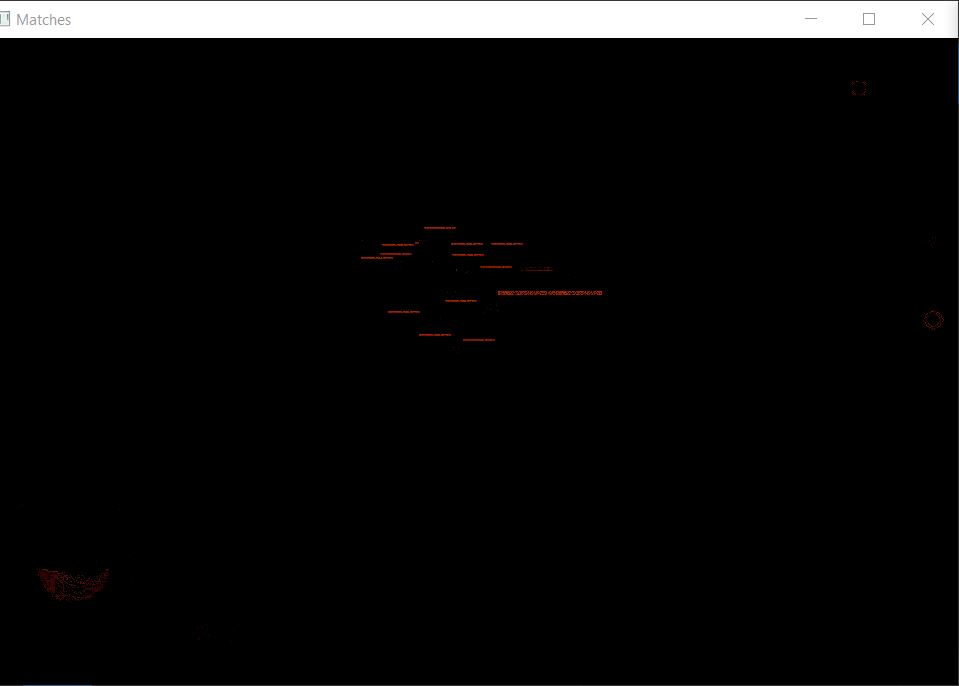
#> input picture images/3.JPG, 959 x 686 px
$ python -i vision.py   (imports and definitions only)
#> lines starting #> are read from the running program, lines starting #| are printed output that depends on the picture; after the words box and inside, x2 and y2 are one past the last pixel; in counts of white or black regions, pixels touching at a corner belong together
#> further down, picture is the input picture: shape (686, 959, 3); mean B, G, R 14, 14, 14.2
### hsvfilter.py

# custom data structure to hold the state of an HSV filter
class HsvFilter:

    def __init__(self, hMin=None, sMin=None, vMin=None, hMax=None, sMax=None, vMax=None,
                    sAdd=None, sSub=None, vAdd=None, vSub=None):
        self.hMin = hMin
        self.sMin = sMin
        self.vMin = vMin
        self.hMax = hMax
        self.sMax = sMax
        self.vMax = vMax
        self.sAdd = sAdd
        self.sSub = sSub
        self.vAdd = vAdd
        self.vSub = vSub

### vision.py
import cv2 as cv
import numpy as np
from hsvfilter import HsvFilter


class Vision:
    # constants
    TRACKBAR_WINDOW = "Trackbars"

    # properties
    method = None

    # constructor
    def __init__(self, method=cv.TM_CCOEFF_NORMED):

        # There are 6 methods to choose from:
        # TM_CCOEFF, TM_CCOEFF_NORMED, TM_CCORR, TM_CCORR_NORMED, TM_SQDIFF, TM_SQDIFF_NORMED
        self.method = method


    # [124 lines left out: functions find, get_click_points, draw_rectangles, draw_crosshairs, init_control_gui, not called in this run]

    # returns an HSV filter object based on the control GUI values
    def get_hsv_filter_from_controls(self):
        # Get current positions of all trackbars
        hsv_filter = HsvFilter()
        hsv_filter.hMin = cv.getTrackbarPos('HMin', self.TRACKBAR_WINDOW)
        hsv_filter.sMin = cv.getTrackbarPos('SMin', self.TRACKBAR_WINDOW)
        hsv_filter.vMin = cv.getTrackbarPos('VMin', self.TRACKBAR_WINDOW)
        hsv_filter.hMax = cv.getTrackbarPos('HMax', self.TRACKBAR_WINDOW)
        hsv_filter.sMax = cv.getTrackbarPos('SMax', self.TRACKBAR_WINDOW)
        hsv_filter.vMax = cv.getTrackbarPos('VMax', self.TRACKBAR_WINDOW)
        hsv_filter.sAdd = cv.getTrackbarPos('SAdd', self.TRACKBAR_WINDOW)
        hsv_filter.sSub = cv.getTrackbarPos('SSub', self.TRACKBAR_WINDOW)
        hsv_filter.vAdd = cv.getTrackbarPos('VAdd', self.TRACKBAR_WINDOW)
        hsv_filter.vSub = cv.getTrackbarPos('VSub', self.TRACKBAR_WINDOW)
        return hsv_filter

    # given an image and an HSV filter, apply the filter and return the resulting image.
    # if a filter is not supplied, the control GUI trackbars will be used
    def apply_hsv_filter(self, original_image, hsv_filter=None):
        # convert image to HSV
        hsv = cv.cvtColor(original_image, cv.COLOR_BGR2HSV)
#> hsv: shape (686, 959, 3); mean H, S, V 1.6, 6.2, 14.3

        # if we haven't been given a defined filter, use the filter values from the GUI
        if not hsv_filter:
            hsv_filter = self.get_hsv_filter_from_controls()

        # add/subtract saturation and value
        h, s, v = cv.split(hsv)
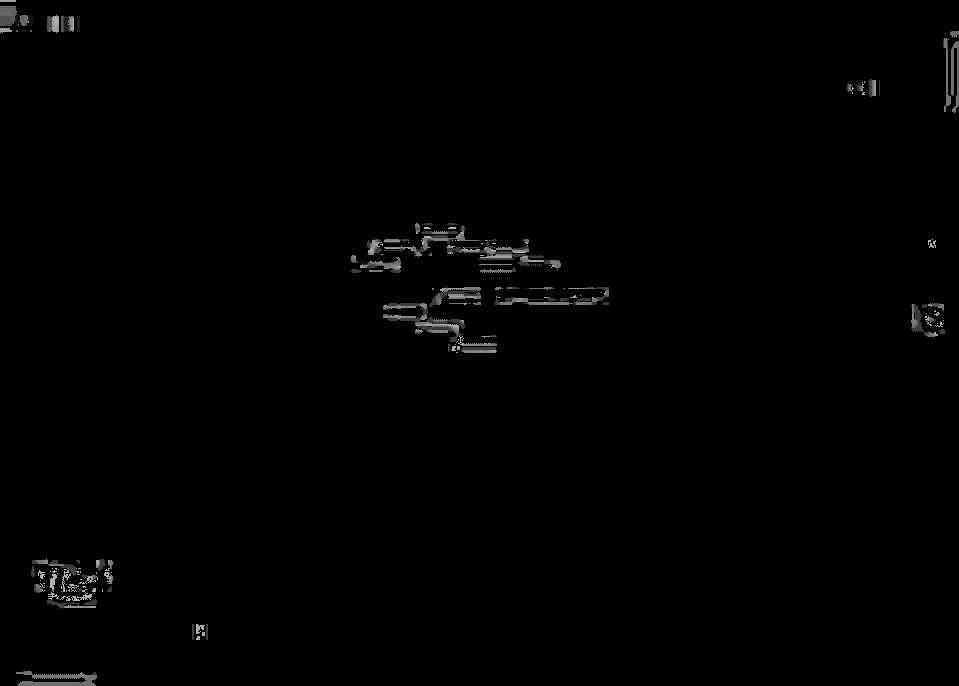
#> h: shape (686, 959); min 0, max 179, mean 1.6
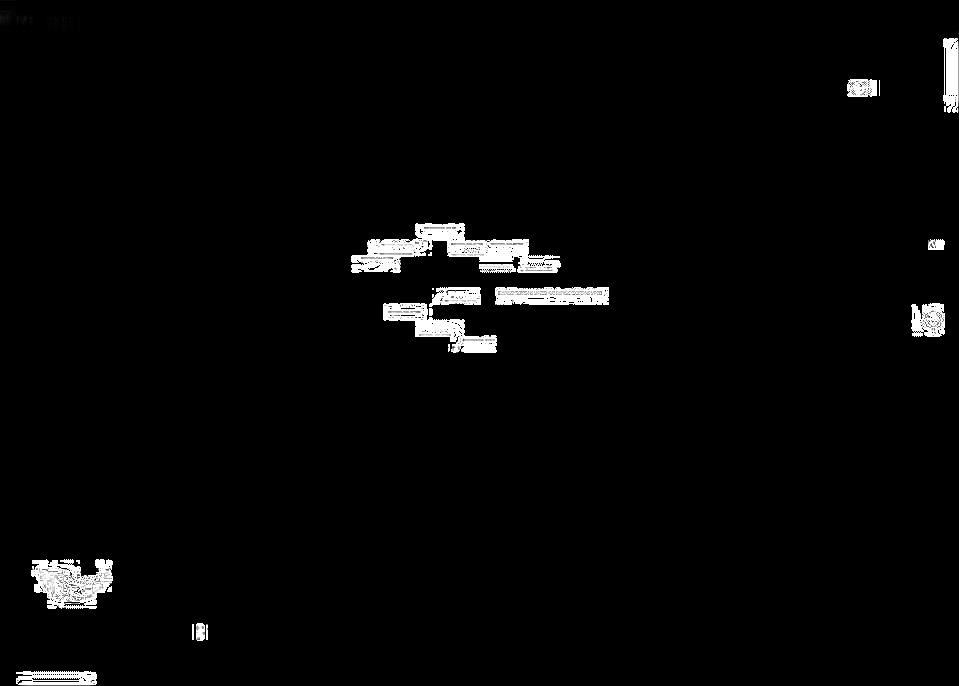
#> s: shape (686, 959); min 0, max 255, mean 6.2
        s = self.shift_channel(s, hsv_filter.sAdd)
        s = self.shift_channel(s, -hsv_filter.sSub)
        v = self.shift_channel(v, hsv_filter.vAdd)
        v = self.shift_channel(v, -hsv_filter.vSub)
        hsv = cv.merge([h, s, v])

        # Set minimum and maximum HSV values to display
        lower = np.array([hsv_filter.hMin, hsv_filter.sMin, hsv_filter.vMin])
        upper = np.array([hsv_filter.hMax, hsv_filter.sMax, hsv_filter.vMax])
        # Apply the thresholds
        mask = cv.inRange(hsv, lower, upper)
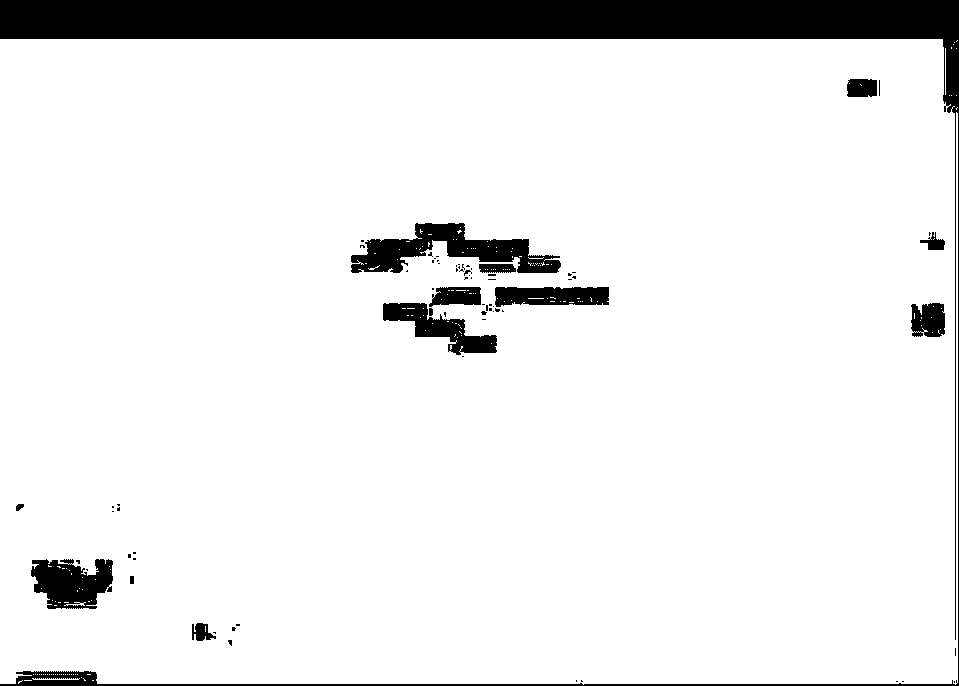
#> mask: shape (686, 959); 91.2% white; 75 black regions (60 under 20 px), largest, box (x1, y1, x2, y2) and area: (0, 0, 959, 686) 42316, (351, 223, 561, 273) 4806, (31, 559, 113, 609) 2950
        result = cv.bitwise_and(hsv, hsv, mask=mask)
#> result: shape (686, 959, 3); every value is 0

        # convert back to BGR for imshow() to display it properly
        img = cv.cvtColor(result, cv.COLOR_HSV2BGR)

        return img

    # apply adjustments to an HSV channel
    # https://stackoverflow.com/questions/49697363/shifting-hsv-pixel-values-in-python-using-numpy
    def shift_channel(self, c, amount):
        if amount > 0:
            lim = 255 - amount
            c[c >= lim] = 255
            c[c < lim] += amount
        elif amount < 0:
            amount = -amount
            lim = amount
            c[c <= lim] = 0
            c[c > lim] -= amount
        return c

>>> import cv2
>>> picture = cv2.imread('images/3.JPG')
>>> result = Vision().apply_hsv_filter(picture)

$ run again, on images/6.JPG
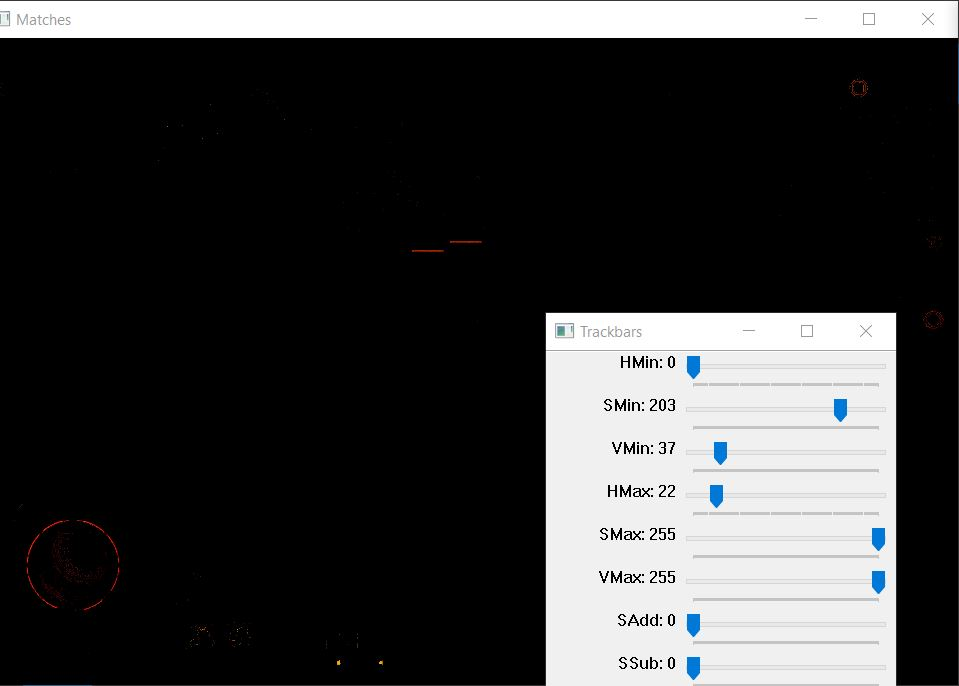
#> input picture images/6.JPG, 959 x 686 px
#> picture is the input picture: shape (686, 959, 3); mean B, G, R 60.5, 60.2, 60
#> hsv: shape (686, 959, 3); mean H, S, V 2.5, 6.8, 60.7
#> in apply_hsv_filter, `h, s, v = cv.split(hsv)`:
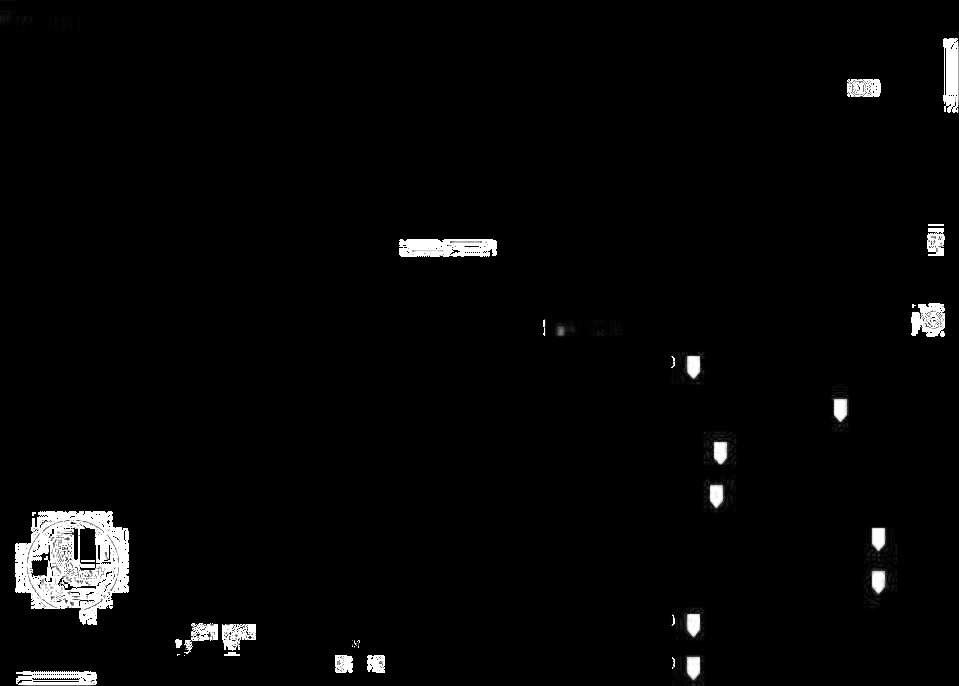
#> s: shape (686, 959); min 0, max 255, mean 6.8
#> in apply_hsv_filter, `mask = cv.inRange(hsv, lower, upper)`:
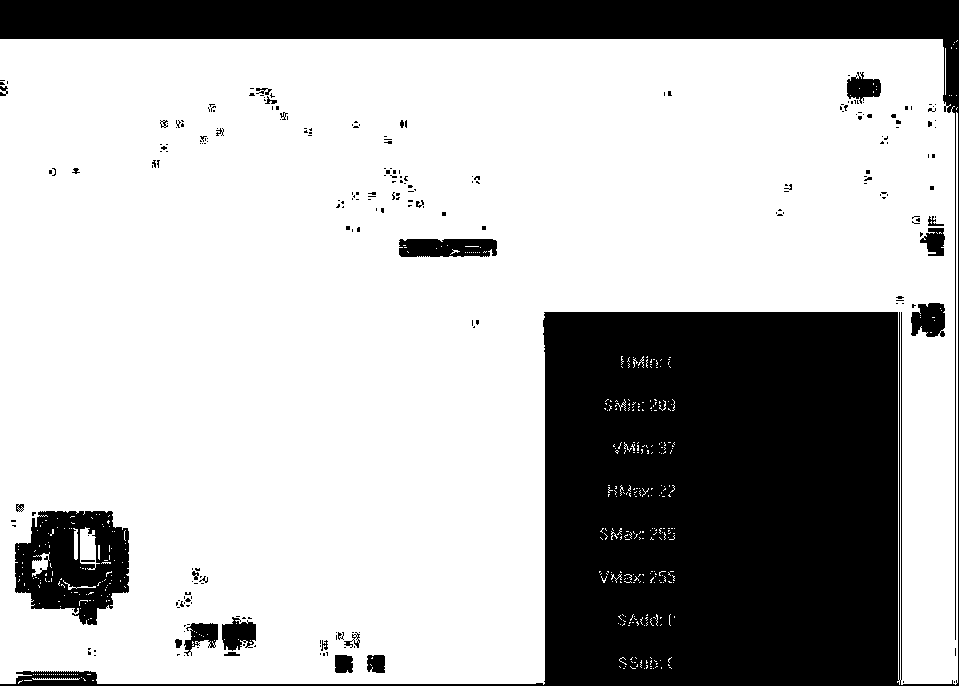
#> mask: shape (686, 959); 71.1% white; 242 black regions (212 under 20 px), largest, box (x1, y1, x2, y2) and area: (0, 0, 959, 686) 173316, (15, 511, 129, 625) 8706, (399, 239, 497, 257) 1612
#> result: shape (686, 959, 3); every value is 0
